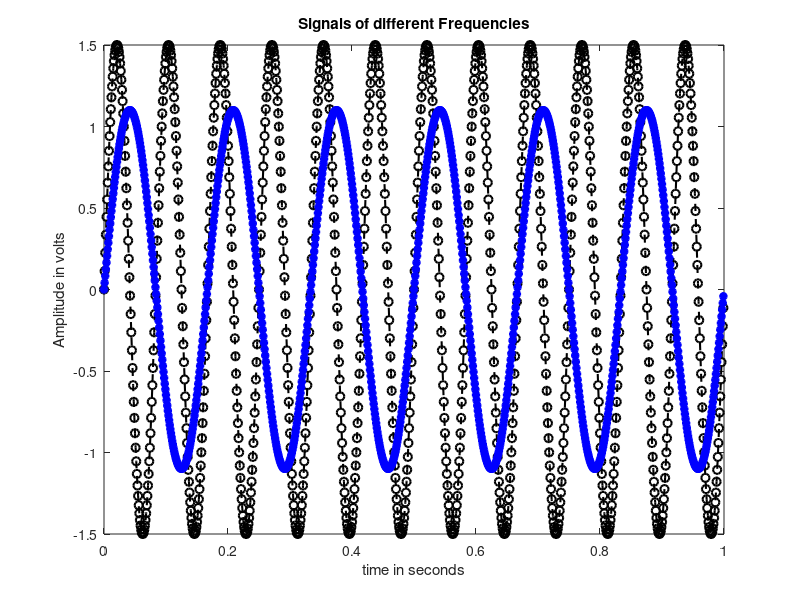

Recreate this plot in MATLAB.
fs = 1000; 
t = 0:1/fs:1-1/fs; 
f1 = 12; 
f2 = 6; 
A1 = 1.5; 
A2 = 1.1; 
x1 = A1*sin(2*pi*f1*t); 
x2 = A2*sin(2*pi*f2*t); 
plot(t,x1,'k--o','LineWidth',1.5)
hold on
plot(t,x2,'b-*','LineWidth',2)
hold off
xlabel('time in seconds')
ylabel('Amplitude in volts')
title('Signals of different Frequencies')